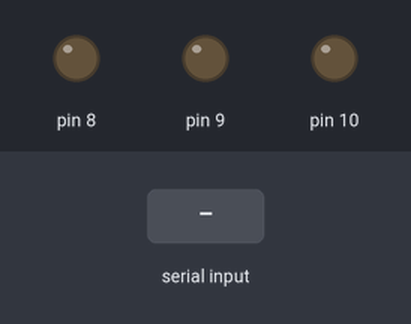
Recording of a sketch running on a simulated Arduino Uno, built with avr-gcc and run on an emulated ATmega328P. Shown: output pins drawn as LEDs (lit = HIGH). The test bench sets the inputs (shaded band).

Above: at 1.2 s.
1.3 s: "K" received over Serial
At 3.2 s:
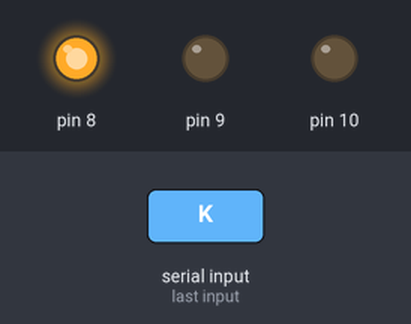
Timing chart, 0 to 4.7 s (numbered marks = the images above; inputs shaded):
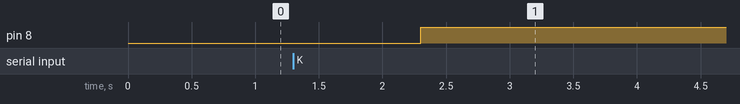

Measured:
- after the input at 1.3 s, pin 8: LOW → HIGH after 1.0 s

The sketch:

04.ino
```cpp
void setup() {
  pinMode(8, OUTPUT);
  pinMode(9, OUTPUT);
  pinMode(10, OUTPUT);
  Serial.begin(9600);
}

void loop() {
  if(Serial.available()){
    char senha[3];

    Serial.readBytes(senha, 3);

    if(senha[0] == 'K'){
      digitalWrite(8, HIGH);
      delay(1000);
    }
    if(senha[1] == 'E'){
      digitalWrite(9, HIGH);
      delay(1000);
    }
      if(senha[2] == 'Y'){
      digitalWrite(10, HIGH);
      delay(1000);
  	}
  }
}
```
